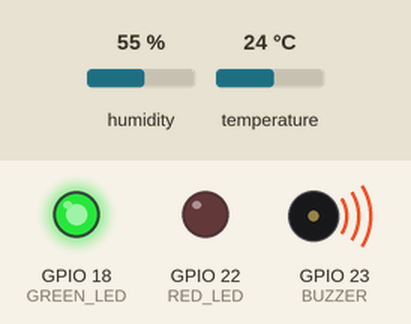
This sketch was run on a simulated ESP32. On the bench: output pins drawn as LEDs (lit = HIGH), buzzer (waves = sounding, pin HIGH). The test bench sets the inputs (shaded band); at power-on: temperature 24 °C, humidity 55 %. WiFi joins after 1.5 s; servers stay silent unless stated; random numbers use the default seed unless the sketch sets one; no MQTT or app messages arrive unless stated; what the sketch prints to the serial monitor is not drawn.

Above: at 2.7 s.
2.8 s: temperature set to 29.7 °C
5.6 s: temperature set to 30.6 °C
At 7.0 s:
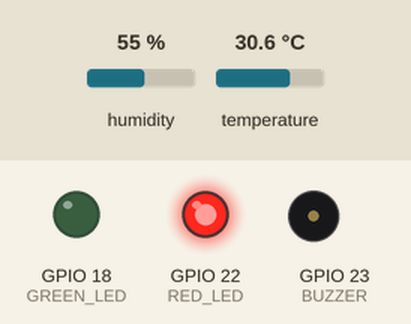
8.4 s: temperature set to 12 °C
At 10.9 s:
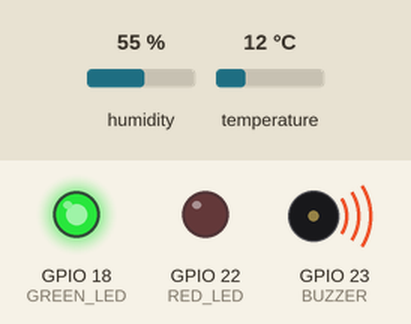
11.6 s: temperature set to 33 °C
At 13.1 s:
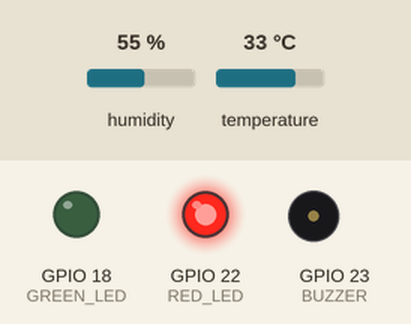
Timing chart, 0 to 14.6 s (numbered marks = the images above; inputs shaded):
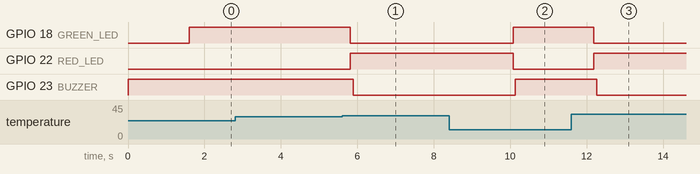

The sketch:

codeArduino2.ino
```cpp
#include <DHT.h>
#include <WiFi.h>
#include <PubSubClient.h>

// ------------------- PIN DEFINITIONS -------------------
#define DHTPIN 4
#define DHTTYPE DHT22
#define GREEN_LED 18
#define RED_LED   22
#define BUZZER    23

// ------------------- WI-FI & MQTT -------------------
// ⚠️ REPLACE WITH YOUR REAL WIFI OR HOTSPOT ⚠️
const char* ssid = "Did@";
const char* password = "+21698346450";

// MUST match the Python script broker
const char* mqtt_server = "broker.hivemq.com";
const char* mqtt_topic = "pfe/sensor/data";

WiFiClient espClient;
PubSubClient client(espClient);
DHT dht(DHTPIN, DHTTYPE);

unsigned long previousMillis = 0;
const unsigned long beepInterval = 300; // ms
bool buzzerState = false;

void setup_wifi() {
  delay(10);
  Serial.println();
  Serial.print("Connecting to ");
  Serial.println(ssid);
  WiFi.mode(WIFI_STA);
  WiFi.begin(ssid, password);
  while (WiFi.status() != WL_CONNECTED) {
    delay(500);
    Serial.print(".");
  }
  Serial.println("\nWiFi connected");
}

void reconnect() {
  while (!client.connected()) {
    Serial.print("Attempting MQTT connection...");
    String clientId = "ESP32Client-";
    clientId += String(random(0xffff), HEX);
    if (client.connect(clientId.c_str())) {
      Serial.println("connected");
    } else {
      Serial.print("failed, rc=");
      Serial.print(client.state());
      Serial.println(" try again in 5 seconds");
      delay(5000);
    }
  }
}

void setup() {
  Serial.begin(9600);
  pinMode(GREEN_LED, OUTPUT);
  pinMode(RED_LED, OUTPUT);
  pinMode(BUZZER, OUTPUT);

  digitalWrite(GREEN_LED, LOW);
  digitalWrite(RED_LED, LOW);
  digitalWrite(BUZZER, HIGH);

  dht.begin();
  setup_wifi();
  client.setServer(mqtt_server, 1883);


  Serial.println("ESP32 + DHT22 Monitoring Started...");
}

void loop() {
  if (!client.connected()) {
    reconnect();
  }
  client.loop();

  // Read Sensor
  float h = dht.readHumidity();
  float t = dht.readTemperature();

  if (isnan(h) || isnan(t)) {
    Serial.println("Failed to read from DHT sensor!");
    return;
  }

  // --- CREATE JSON PAYLOAD ---
  // We manually build the string: {"temperature": 25.5, "humidity": 60.2}
  String jsonPayload = "{\"temperature\": " + String(t) + ", \"humidity\": " + String(h) + "}";

  Serial.print("Sending MQTT: ");
  Serial.println(jsonPayload);

  // Send to the topic Python is listening to
  client.publish(mqtt_topic, jsonPayload.c_str());

  // --- HARDWARE ALERTS (LEDs) ---
  if (t > 30.0) { // Local Alert Threshold
    digitalWrite(RED_LED, HIGH);
    digitalWrite(GREEN_LED, LOW);
    Serial.println("⚠️ WARNING: Threshold exceeded!!!");
    Serial.println(jsonPayload);
    digitalWrite(BUZZER, LOW);
    Serial.println("Buzzer: on");
  } else {
    digitalWrite(RED_LED, LOW);
    digitalWrite(GREEN_LED, HIGH);
    Serial.println("✅ Status: Normal");
    Serial.println(jsonPayload);
    digitalWrite(BUZZER, HIGH);
    buzzerState = false;
  }

  Serial.println("----------------------------------");
  delay(2000); // Send data every 2 seconds
}
```

Measured:
- the behaviour switches between 30 and 30.1 °C on temperature (found by bisection; images 0 and 1)
- after the input at 2.8 s, every drawn part: stays the same
- after the input at 5.6 s, GPIO 18 (GREEN_LED): HIGH → LOW after 0.21 s; GPIO 22 (RED_LED): LOW → HIGH after 0.21 s; GPIO 23 (BUZZER): HIGH → LOW after 0.29 s
- after the input at 8.4 s, GPIO 18 (GREEN_LED), GPIO 23 (BUZZER): LOW → HIGH after 1.7 s; GPIO 22 (RED_LED): HIGH → LOW after 1.7 s
- after the input at 11.6 s, GPIO 18 (GREEN_LED): HIGH → LOW after 0.58 s; GPIO 22 (RED_LED): LOW → HIGH after 0.58 s; GPIO 23 (BUZZER): HIGH → LOW after 0.66 s
